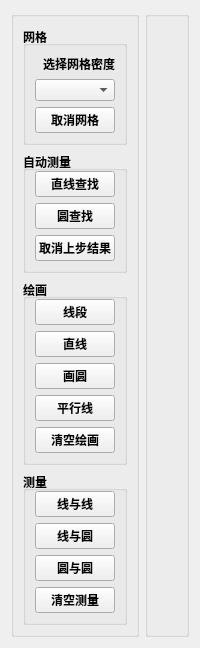
      <widget class="QWidget" name="tabFrontView">
       <attribute name="title">
        <string>对向视图</string>
       </attribute>
       <layout class="QGridLayout" name="gridLayout_10">
        <item row="0" column="0">
         <widget class="QGroupBox" name="groupBox_22">
          <property name="font">
           <font>
            <pointsize>12</pointsize>
            <weight>75</weight>
            <bold>true</bold>
           </font>
          </property>
          <property name="acceptDrops">
           <bool>false</bool>
          </property>
          <property name="title">
           <string/>
          </property>
          <property name="flat">
           <bool>false</bool>
          </property>
          <layout class="QVBoxLayout" name="verticalLayout_14">
           <item>
            <widget class="QGroupBox" name="groupBox_30">
             <property name="font">
              <font>
               <pointsize>9</pointsize>
               <weight>75</weight>
               <bold>true</bold>
              </font>
             </property>
             <property name="contextMenuPolicy">
              <enum>Qt::DefaultContextMenu</enum>
             </property>
             <property name="layoutDirection">
              <enum>Qt::LeftToRight</enum>
             </property>
             <property name="autoFillBackground">
              <bool>false</bool>
             </property>
             <property name="title">
              <string>网格</string>
             </property>
             <property name="alignment">
              <set>Qt::AlignLeading|Qt::AlignLeft|Qt::AlignVCenter</set>
             </property>
             <property name="flat">
              <bool>false</bool>
             </property>
             <property name="checkable">
              <bool>false</bool>
             </property>
             <layout class="QVBoxLayout" name="verticalLayout_16">
              <item>
               <widget class="QLabel" name="label_6">
                <property name="sizePolicy">
                 <sizepolicy hsizetype="Preferred" vsizetype="Fixed">
                  <horstretch>0</horstretch>
                  <verstretch>0</verstretch>
                 </sizepolicy>
                </property>
                <property name="font">
                 <font>
                  <pointsize>9</pointsize>
                  <weight>75</weight>
                  <bold>true</bold>
                 </font>
                </property>
                <property name="text">
                 <string>选择网格密度</string>
                </property>
                <property name="alignment">
                 <set>Qt::AlignRight|Qt::AlignTrailing|Qt::AlignVCenter</set>
                </property>
               </widget>
              </item>
              <item>
               <widget class="QComboBox" name="cbGridDens_Front">
                <property name="sizePolicy">
                 <sizepolicy hsizetype="Preferred" vsizetype="Fixed">
                  <horstretch>0</horstretch>
                  <verstretch>0</verstretch>
                 </sizepolicy>
                </property>
               </widget>
              </item>
              <item>
               <widget class="QPushButton" name="btnCancelGrids_Front">
                <property name="sizePolicy">
                 <sizepolicy hsizetype="Minimum" vsizetype="Fixed">
                  <horstretch>0</horstretch>
                  <verstretch>0</verstretch>
                 </sizepolicy>
                </property>
                <property name="font">
                 <font>
                  <pointsize>9</pointsize>
                  <weight>75</weight>
                  <bold>true</bold>
                 </font>
                </property>
                <property name="text">
                 <string>取消网格</string>
                </property>
               </widget>
              </item>
             </layout>
            </widget>
           </item>
           <item>
            <widget class="QGroupBox" name="groupBox_31">
             <property name="font">
              <font>
               <pointsize>9</pointsize>
               <weight>75</weight>
               <bold>true</bold>
              </font>
             </property>
             <property name="contextMenuPolicy">
              <enum>Qt::DefaultContextMenu</enum>
             </property>
             <property name="layoutDirection">
              <enum>Qt::LeftToRight</enum>
             </property>
             <property name="autoFillBackground">
              <bool>false</bool>
             </property>
             <property name="title">
              <string>自动测量</string>
             </property>
             <property name="alignment">
              <set>Qt::AlignLeading|Qt::AlignLeft|Qt::AlignVCenter</set>
             </property>
             <property name="flat">
              <bool>false</bool>
             </property>
             <property name="checkable">
              <bool>false</bool>
             </property>
             <layout class="QVBoxLayout" name="verticalLayout_21">
              <property name="topMargin">
               <number>0</number>
              </property>
              <item>
               <widget class="QPushButton" name="btnLineDet_Front">
                <property name="sizePolicy">
                 <sizepolicy hsizetype="Minimum" vsizetype="Fixed">
                  <horstretch>0</horstretch>
                  <verstretch>0</verstretch>
                 </sizepolicy>
                </property>
                <property name="font">
                 <font>
                  <pointsize>9</pointsize>
                  <weight>75</weight>
                  <bold>true</bold>
                 </font>
                </property>
                <property name="text">
                 <string>直线查找</string>
                </property>
               </widget>
              </item>
              <item>
               <widget class="QPushButton" name="btnCircleDet_Front">
                <property name="sizePolicy">
                 <sizepolicy hsizetype="Minimum" vsizetype="Fixed">
                  <horstretch>0</horstretch>
                  <verstretch>0</verstretch>
                 </sizepolicy>
                </property>
                <property name="font">
                 <font>
                  <pointsize>9</pointsize>
                  <weight>75</weight>
                  <bold>true</bold>
                 </font>
                </property>
                <property name="text">
                 <string>圆查找</string>
                </property>
               </widget>
              </item>
              <item>
               <widget class="QPushButton" name="btnCan1Step_Front">
                <property name="sizePolicy">
                 <sizepolicy hsizetype="Minimum" vsizetype="Fixed">
                  <horstretch>0</horstretch>
                  <verstretch>0</verstretch>
                 </sizepolicy>
                </property>
                <property name="font">
                 <font>
                  <pointsize>9</pointsize>
                  <weight>75</weight>
                  <bold>true</bold>
                 </font>
                </property>
                <property name="text">
                 <string>取消上步结果</string>
                </property>
               </widget>
              </item>
             </layout>
            </widget>
           </item>
           <item>
            <widget class="QGroupBox" name="groupBox_32">
             <property name="font">
              <font>
               <pointsize>9</pointsize>
               <weight>75</weight>
               <bold>true</bold>
              </font>
             </property>
             <property name="layoutDirection">
              <enum>Qt::LeftToRight</enum>
             </property>
             <property name="title">
              <string>绘画</string>
             </property>
             <property name="alignment">
              <set>Qt::AlignLeading|Qt::AlignLeft|Qt::AlignVCenter</set>
             </property>
             <property name="flat">
              <bool>false</bool>
             </property>
             <property name="checkable">
              <bool>false</bool>
             </property>
             <layout class="QVBoxLayout" name="verticalLayout_22">
              <property name="topMargin">
               <number>0</number>
              </property>
              <item>
               <widget class="QPushButton" name="btnDrawLine_Front">
                <property name="font">
                 <font>
                  <pointsize>9</pointsize>
                  <weight>75</weight>
                  <bold>true</bold>
                 </font>
                </property>
                <property name="text">
                 <string>线段</string>
                </property>
               </widget>
              </item>
              <item>
               <widget class="QPushButton" name="btnDrawStraight_Front">
                <property name="font">
                 <font>
                  <pointsize>9</pointsize>
                  <weight>75</weight>
                  <bold>true</bold>
                 </font>
                </property>
                <property name="text">
                 <string>直线</string>
                </property>
               </widget>
              </item>
              <item>
               <widget class="QPushButton" name="btnDrawCircle_Front">
                <property name="font">
                 <font>
                  <pointsize>9</pointsize>
                  <weight>75</weight>
                  <bold>true</bold>
                 </font>
                </property>
                <property name="text">
                 <string>画圆</string>
                </property>
               </widget>
              </item>
              <item>
               <widget class="QPushButton" name="btnDrawParallel_Front">
                <property name="font">
                 <font>
                  <pointsize>9</pointsize>
                  <weight>75</weight>
                  <bold>true</bold>
                 </font>
                </property>
                <property name="text">
                 <string>平行线</string>
                </property>
               </widget>
              </item>
              <item>
               <widget class="QPushButton" name="btnClearDrawings_Front">
                <property name="font">
                 <font>
                  <pointsize>9</pointsize>
                  <weight>75</weight>
                  <bold>true</bold>
                 </font>
                </property>
                <property name="text">
                 <string>清空绘画</string>
                </property>
               </widget>
              </item>
             </layout>
            </widget>
           </item>
           <item>
            <widget class="QGroupBox" name="groupBox_33">
             <property name="font">
              <font>
               <pointsize>9</pointsize>
               <weight>75</weight>
               <bold>true</bold>
              </font>
             </property>
             <property name="layoutDirection">
              <enum>Qt::LeftToRight</enum>
             </property>
             <property name="title">
              <string>测量</string>
             </property>
             <property name="alignment">
              <set>Qt::AlignLeading|Qt::AlignLeft|Qt::AlignVCenter</set>
             </property>
             <property name="flat">
              <bool>false</bool>
             </property>
             <property name="checkable">
              <bool>false</bool>
             </property>
             <layout class="QVBoxLayout" name="verticalLayout_23">
              <property name="topMargin">
               <number>0</number>
              </property>
              <item>
               <widget class="QPushButton" name="btnMeasureLines_Front">
                <property name="font">
                 <font>
                  <pointsize>9</pointsize>
                  <weight>75</weight>
                  <bold>true</bold>
                 </font>
                </property>
                <property name="text">
                 <string>线与线</string>
                </property>
               </widget>
              </item>
              <item>
               <widget class="QPushButton" name="btnMeasureLine2Circle_Front">
                <property name="font">
                 <font>
                  <pointsize>9</pointsize>
                  <weight>75</weight>
                  <bold>true</bold>
                 </font>
                </property>
                <property name="text">
                 <string>线与圆</string>
                </property>
               </widget>
              </item>
              <item>
               <widget class="QPushButton" name="btnMeasureCircles_Front">
                <property name="font">
                 <font>
                  <pointsize>9</pointsize>
                  <weight>75</weight>
                  <bold>true</bold>
                 </font>
                </property>
                <property name="text">
                 <string>圆与圆</string>
                </property>
               </widget>
              </item>
              <item>
               <widget class="QPushButton" name="btnClearMeasurements_Front">
                <property name="font">
                 <font>
                  <pointsize>9</pointsize>
                  <weight>75</weight>
                  <bold>true</bold>
                 </font>
                </property>
                <property name="text">
                 <string>清空测量</string>
                </property>
               </widget>
              </item>
             </layout>
            </widget>
           </item>
          </layout>
         </widget>
        </item>
        <item row="0" column="1">
         <widget class="QGroupBox" name="groupBox_23">
          <property name="sizePolicy">
           <sizepolicy hsizetype="Preferred" vsizetype="Preferred">
            <horstretch>0</horstretch>
            <verstretch>0</verstretch>
           </sizepolicy>
          </property>
          <property name="font">
           <font>
            <pointsize>12</pointsize>
            <weight>75</weight>
            <bold>true</bold>
           </font>
          </property>
          <property name="title">
           <string/>
          </property>
          <layout class="QGridLayout" name="gridLayout_9">
           <item row="0" column="0">
            <widget class="QLabel" name="lbFrontView_2">
             <property name="sizePolicy">
              <sizepolicy hsizetype="Expanding" vsizetype="Preferred">
               <horstretch>0</horstretch>
               <verstretch>0</verstretch>
              </sizepolicy>
             </property>
             <property name="text">
              <string/>
             </property>
             <property name="alignment">
              <set>Qt::AlignCenter</set>
             </property>
            </widget>
           </item>
          </layout>
         </widget>
        </item>
       </layout>
      </widget>
